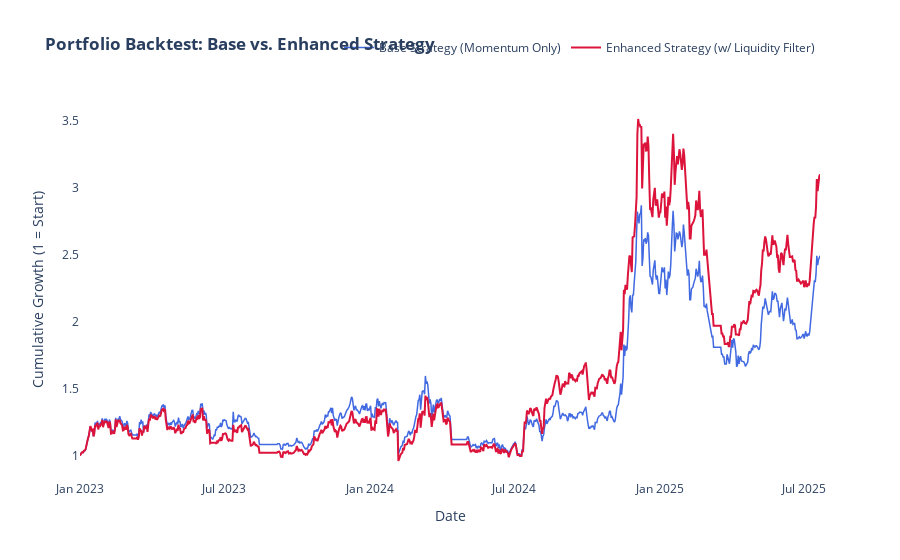

The cell this chart's notebook holds for it:
### Code cell
logger.info("Visualizing backtest equity curves...")

base_equity_curve = np.exp(daily_base_returns.cumsum())
enhanced_equity_curve = np.exp(daily_enhanced_returns.cumsum())

fig = make_subplots(rows=1, cols=1)
fig.add_trace(go.Scatter(x=base_equity_curve.index, y=base_equity_curve, name="Base Strategy (Momentum Only)", line=dict(color="royalblue", width=1.5)))
fig.add_trace(go.Scatter(x=enhanced_equity_curve.index, y=enhanced_equity_curve, name="Enhanced Strategy (w/ Liquidity Filter)", line=dict(color="crimson", width=2)))
fig.update_layout(
    title_text="<b>Portfolio Backtest: Base vs. Enhanced Strategy</b>",
    template="plotly_white",
    legend=dict(orientation="h", yanchor="bottom", y=1.1, xanchor="right", x=1),
    yaxis_title="Cumulative Growth (1 = Start)",
    xaxis_title="Date"
)
fig.update_xaxes(showgrid=False)
fig.update_yaxes(showgrid=False)
fig.show()

### Figure 1 — Plotly figure (JSON) as saved in the notebook; plotly's stock layout.template omitted (floating-point values rounded to 4 significant figures; data arrays with more than 128 entries replaced by an {"elided": "..."} marker saying what was removed)
{"data": [{"line": {"color": "royalblue", "width": 1.5}, "name": "Base Strategy (Momentum Only)", "type": "scatter", "x": {"elided": "925 str values"}, "y": {"elided": "925 float values"}}, {"line": {"color": "crimson", "width": 2}, "name": "Enhanced Strategy (w/ Liquidity Filter)", "type": "scatter", "x": {"elided": "925 str values"}, "y": {"elided": "925 float values"}}], "layout": {"legend": {"orientation": "h", "x": 1, "xanchor": "right", "y": 1.1, "yanchor": "bottom"}, "title": {"text": "<b>Portfolio Backtest: Base vs. Enhanced Strategy</b>"}, "xaxis": {"anchor": "y", "domain": [0, 1], "showgrid": false, "title": {"text": "Date"}}, "yaxis": {"anchor": "x", "domain": [0, 1], "showgrid": false, "title": {"text": "Cumulative Growth (1 = Start)"}}}}
